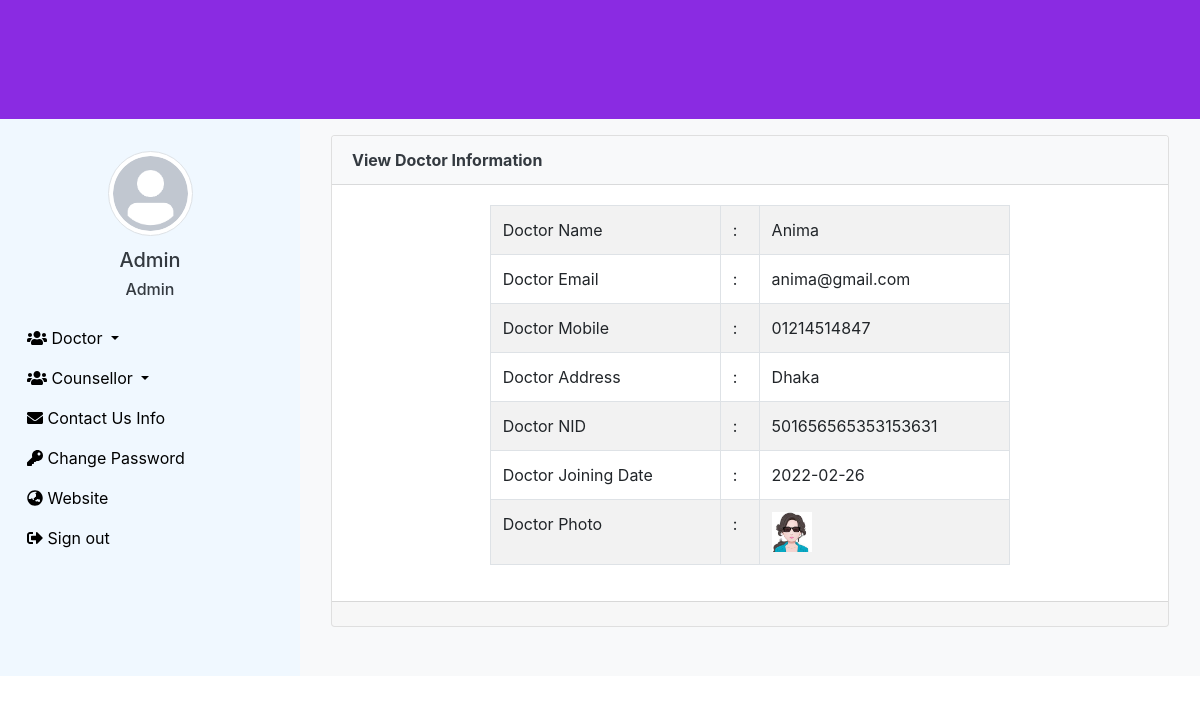
Page /view-doctor.php?v=MOTIV6224dd25a3887 (signed in) on the committed database.
### tables this page shows
CREATE TABLE `user` (
  `id` bigint(20) NOT NULL,
  `name` varchar(50) NOT NULL,
  `email` varchar(100) NOT NULL,
  `mobile` varchar(21) NOT NULL,
  `address` text NOT NULL,
  `nid` varchar(50) NOT NULL,
  `password` varchar(32) NOT NULL,
  `photo` varchar(100) DEFAULT NULL,
  `joining_date` varchar(50) DEFAULT NULL,
  `role_id` int(11) NOT NULL,
  `slug` varchar(255) NOT NULL
);

### view-doctor.php (the view, shortened to what this page needs)
<?php
  require_once('functions/function.php');
  $id=$_GET['v'];
  $select="SELECT * FROM user where slug='$id'";
  $Query=mysqli_query($con,$select);
  $data=mysqli_fetch_assoc($Query);
?>
    <section class="content">
      <div class="container-fluid">
        <div class="row">
        <div class="col-md-12">
        <div class="card">
          <div class="card-header bg-light">
            <div class="row">
              <div class="col-md-10 card_header_text">
                <b>View Doctor Information</b>
              </div>
              <div class="col-md-2 card_header_for_one_button">
              </div>
            </div>
          </div>
          <div class="card-body">
            <div class="row">
            <div class="col-md-2"></div>
            <div class="col-md-8">
              <table class="table table-striped table-bordered view_table">
                <tr>
                  <td>Doctor Name</td>
                  <td>:</td>
                  <td>
                      <?=$data['name']?>
                  </td>
                </tr>
                <tr>
                  <td>Doctor Email</td>
                  <td>:</td>
                  <td>
                      <?=$data['email']?>
                  </td>
                </tr>
                <tr>
                  <td>Doctor Mobile</td>
                  <td>:</td>
                  <td>
                      <?=$data['mobile']?>
                  </td>
                </tr>
                <tr>
                  <td>Doctor Address</td>
                  <td>:</td>
                  <td>
                      <?=$data['address']?>
                  </td>
                </tr>
                <tr>
                  <td>Doctor NID</td>
                  <td>:</td>
                  <td>
                      <?=$data['nid']?>
                  </td>
                </tr>
                <tr>
                  <td>Doctor Joining Date</td>
                  <td>:</td>
                  <td>
                      <?=$data['joining_date']?>
                  </td>
                </tr>
                <tr>
                  <td>Doctor Photo</td>
                  <td>:</td>
                  <td>
                  <?php
                    if($data['photo']!=''){
                  ?>
                      <img src="uploads/<?=$data['photo']?>" height="40px" width="40px">
                  <?php
                    }else{
                  ?>
                      <img src="assets/img/avatar.jpg" height="40px" width="40px">
                  <?php
                    }
                  ?>
                  </td>
                </tr>
              </table>
            </div>
            <div class="col-md-2"></div>
            </div>
          </div>
          <div class="card-footer text-muted">
          </div>
        </div>
      </div>
      </div>

### assets/css/style.css (style rules this page uses)
* { margin: 0; padding: 0; outline: 0; }
img { vertical-align: middle; }

### rows in the picture
user: name "Anima", email "anima@gmail.com", mobile "01214514847", address "Dhaka", nid "501656565353153631", joining_date "2022-02-26", photo (picture)

### other values in the picture
$_SESSION['name'] "Admin"
